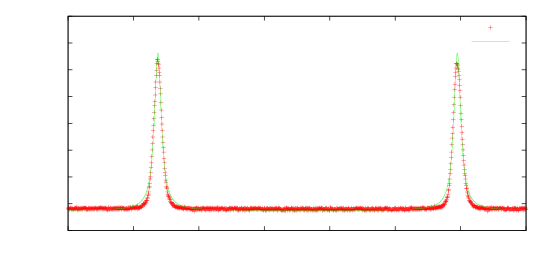

The gnuplot source for this figure:
clear
reset
file = "finesse_messung_b"
datafile = sprintf('../dat/%s.dat',file)

#set key inside top left
set xlabel 'Zeit t [ms]'
#set format x "%.0f"
set ylabel 'Amplitude U [V]'
set samples 100000
set xrange [-2:5]
set yrange [-0.1:0.7]

set fit errorvariables
f(nu)=d/(1+k*sin(a*nu+b)**2)+c
f1(nu)=-d*(2*a*k*cos(a*nu+b)*sin(a*nu+b)/(1+k*sin(a*nu+b)**2)**2)+c


k = 100
#a = 562
a = 500 
b = 0.430794736078
c = 1
d = 1
fit [-0.002:0.005] f(x) datafile using 1:2 via k, c, d, a
#fit f1(x) datafile using 1:2 via k,a,b,c,d

#latex
#set label 1 '\small $U(t,\kappa,a,b,c) = b\cdot\frac{1}{1+\kappa \sin^2{(at)}}+c$' at graph 0.25, 0.80
set label 2 sprintf('$\kappa = %.1f\pm%.1f$',k,k_err) at graph 0.25, 0.73
set label 3 sprintf('$a = \unit{(%.3f\pm%.3f)}{\nicefrac{1}{s}}$',a,a_err) at graph 0.25, 0.66
set label 4 sprintf('$b = \unit{(%.4f\pm%.4f)}{V}$',d,d_err) at graph 0.25, 0.59
set label 5 sprintf('$c = \unit{(%.5f\pm%.5f)}{V}$',c,c_err) at graph 0.25, 0.52

#picture
#set label 2 sprintf('chi^2 = %.4f',FIT_WSSR/FIT_NDF) at graph 0.02, 0.73
#set label 3 sprintf('k = %.3f +- %.3f',k,k_err) at graph 0.02, 0.66
#set label 4 sprintf('a = %.3f +- %.3f',a,a_err) at graph 0.02, 0.59

#set term windows
set term push
set term epslatex color 10 size 14cm,7cm
set out sprintf('%s.tex',file)

plot datafile using ($1*1000):2 title 'Fringepattern', \
f(x/1000) title 'Fit' lc 2 lt 1

unset out
